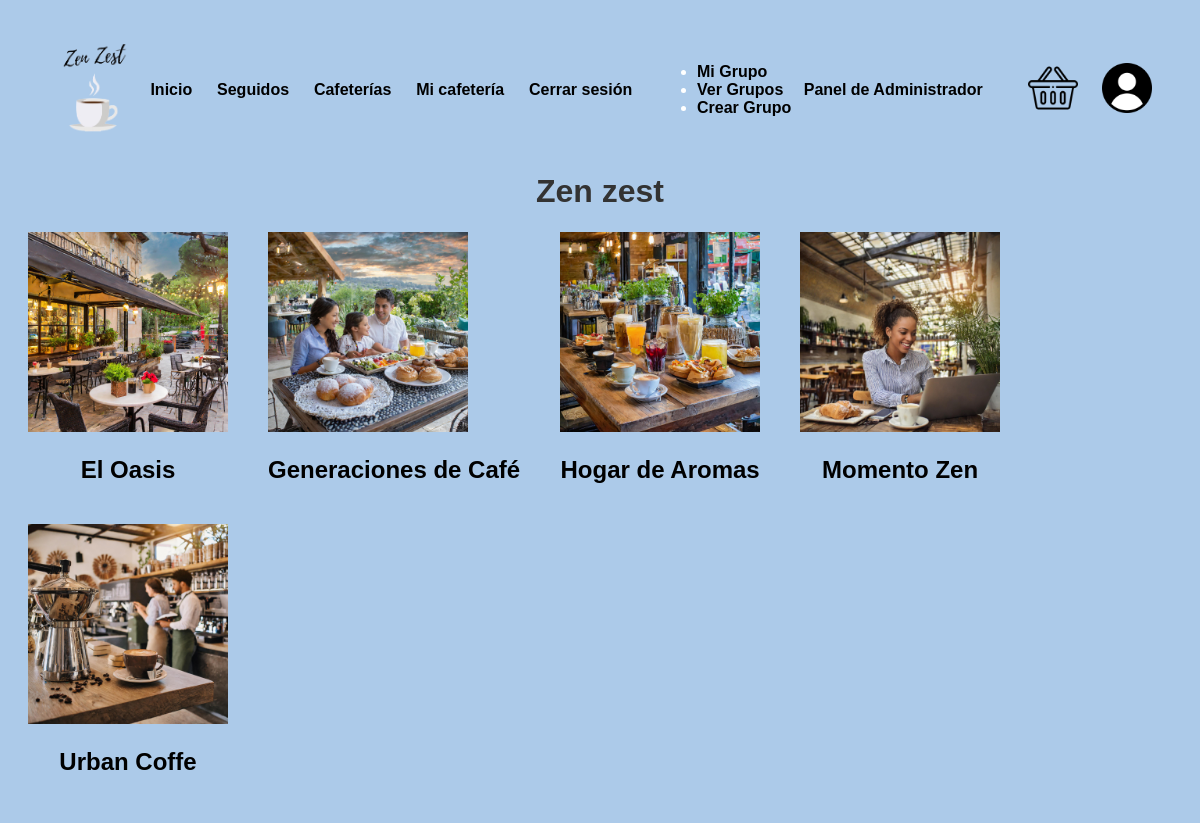
Screenshot of /cafeterias.php (signed in) with the database file from the repository.
### tables this page shows
CREATE TABLE Cafeteria (
    Nombre VARCHAR(50) PRIMARY KEY,
    Descripcion TEXT,
    Owner VARCHAR(50),
    FOREIGN KEY (Owner) REFERENCES Usuario(Nombre) ON DELETE CASCADE ON UPDATE CASCADE,
    Categoria VARCHAR(50),
    Ubicacion VARCHAR(255),
    Foto VARCHAR(255),
    Cantidad_de_likes INT
);

### includes/src/cafeterias/Cafeteria.php (called while the page is built, shortened)
<?php
class Cafeteria{
private $nombre;
private $foto;
public function __construct($nombre, $descripcion, $owner, $categoria, $ubicacion,$foto, $cantidadDeLikes) {
    $this->nombre = $nombre;
    $this->foto = $foto;
}
public static function getAllCafe() {
    $conn = Aplicacion::getInstance()->getConexionBd();
    $query = "SELECT * FROM Cafeteria";
    $rs = $conn->query($query);
    if ($rs->num_rows > 0) {
        while($fila = $rs->fetch_assoc()){
        $cafeterias[] = new cafeteria($fila['Nombre'], $fila['Descripcion'], $fila['Owner'], $fila['Categoria'], $fila['Ubicacion'],$fila['Foto'], $fila['Cantidad_de_likes']);
        }
    } else
    {
        $cafeterias = array();
    }
    return $cafeterias;
}
public function getNombre() {
    return $this->nombre;
}
public function getFoto() {
    return $this->foto;
}
}

### cafeterias.php (the view, shortened to what this page needs)
<?php
$cafeterias = \es\ucm\fdi\aw\cafeterias\Cafeteria::getAllCafe();
$contenidoPrincipal = <<<EOS
<h1>Zen zest</h1>
EOS;
if (isset($_SESSION['nombre'])) {
    $contenidoPrincipal .= '<div class="cafeterias">';
    foreach ($cafeterias as $cafeteria) {
        $foto_URL=".";
        $foto_URL.=$cafeteria->getFoto();
        $nombre = $cafeteria->getNombre();
        $contenidoPrincipal .= "<div class='cafeteria-item'>";
        $contenidoPrincipal .="<img src='$foto_URL' alt='Image description' style='max-width: 2000px; max-height: 200px;'>";
        $contenidoPrincipal .="<h2><a href='cafeteriaDetail.php?name=$nombre'>$nombre</a></h2>";
        $contenidoPrincipal .= "</div><br>";
    }
    $contenidoPrincipal .= '</div>';
}else {
    $contenidoPrincipal =  "<p>Por favor, <a href='login.php'>inicia sesión</a> para poder acceder a las cafeterías disponibles.</p>";
}

### css/estilo.css (style rules this page uses)
body { font-family: Arial, sans-serif; background-color: #accae9; padding: 20px; box-sizing: border-box; }
h1, h2 { color: #333; text-align: center; }
a, a:visited { color: #000000; font-weight: bold; text-decoration: none; }
.cafeterias { display: flex; flex-wrap: wrap; gap: 20px; }

### rows the page displays
cafeteria: Foto (picture), Nombre "El Oasis"
cafeteria: Foto (picture), Nombre "Generaciones de Café"
cafeteria: Foto (picture), Nombre "Hogar de Aromas"
cafeteria: Foto (picture), Nombre "Momento Zen"
cafeteria: Foto (picture), Nombre "Urban Coffe"
